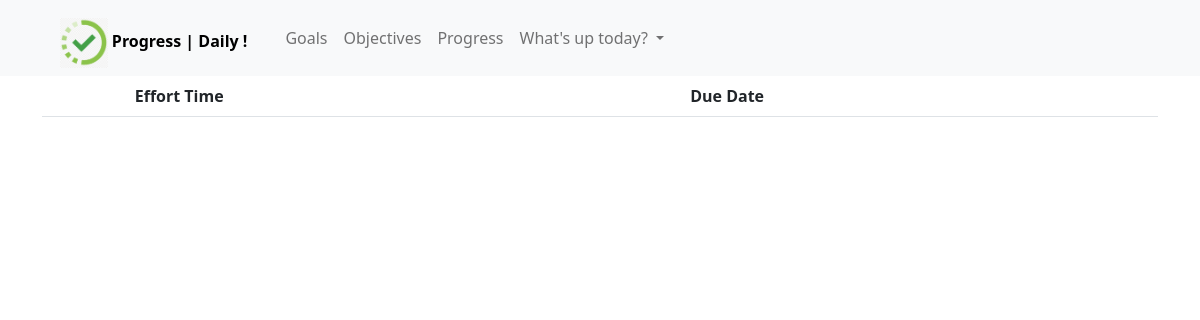
The page /projects/ on the database as committed earlier.
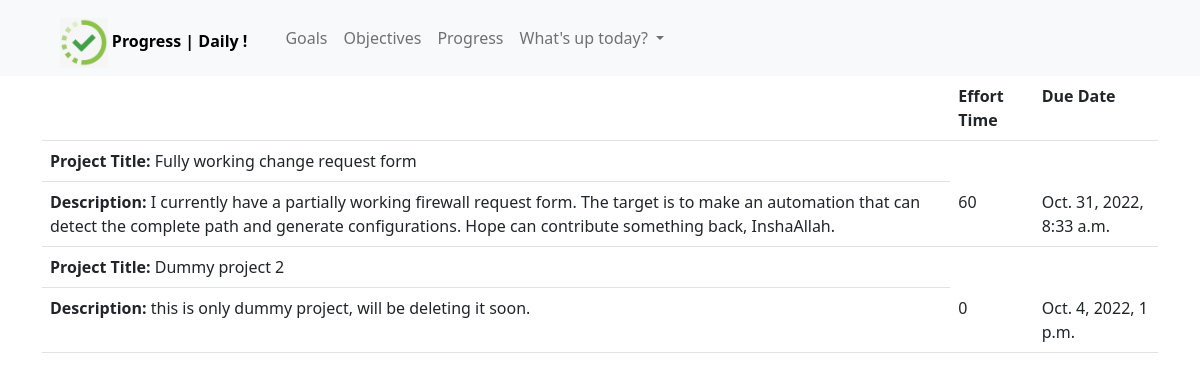
The same page on the database as committed later.
### track/models.py (models this page shows)
class Project(models.Model):
    type = models.CharField(max_length=100) # personal or office
    description = models.TextField(max_length=250)
    due_date = models.DateTimeField()
    status = models.CharField(max_length=100)
    effort_hours = models.PositiveIntegerField(default=10)
    completion_date = models.DateTimeField(auto_now=True)
    time_spent = models.PositiveIntegerField(default=0)
    tasks = GenericRelation(Task)

### track/views.py (the view)
# urls.py: path('projects/', views.list_projects, name='projects_list'),
def list_projects(request):
    projects = models.Project.objects.all()
    return render(request, 'track/projects_list.html', {'projects': projects})

### templates/track/projects_list.html
{% extends 'base.html' %}
{% block content %}
  <div class="container">
    <table class="table">
      <th></th>
      <th>Effort Time</th>
      <th>Due Date</th>
    {% for project in projects %}
        <tr>
          <td><strong>Project Title: </strong>{{ project.type }}</td>
        </tr>
        <tr>
          <td><strong>Description: </strong>{{ project.description }}</td>
          <td>{{ project.effort_hours }}</td>
          <td>{{ project.due_date }}</td>
        </tr>
    {% endfor %}
    </table>
  </div>
{% endblock %}

Rows that differ between the two databases and show on the page:
added Project: type "Fully working change request form", description "I currently have a partially working firewall request form. The target is to make an automation that can detect the complete path and generate configurations. Hope can contribute something back, InshaAllah.", effort_hours "60", due_date "Oct. 31, 2022, 8:33 a.m."
added Project: type "Dummy project 2", description "this is only dummy project, will be deleting it soon.", effort_hours "0", due_date "Oct. 4, 2022, 1 p.m."
